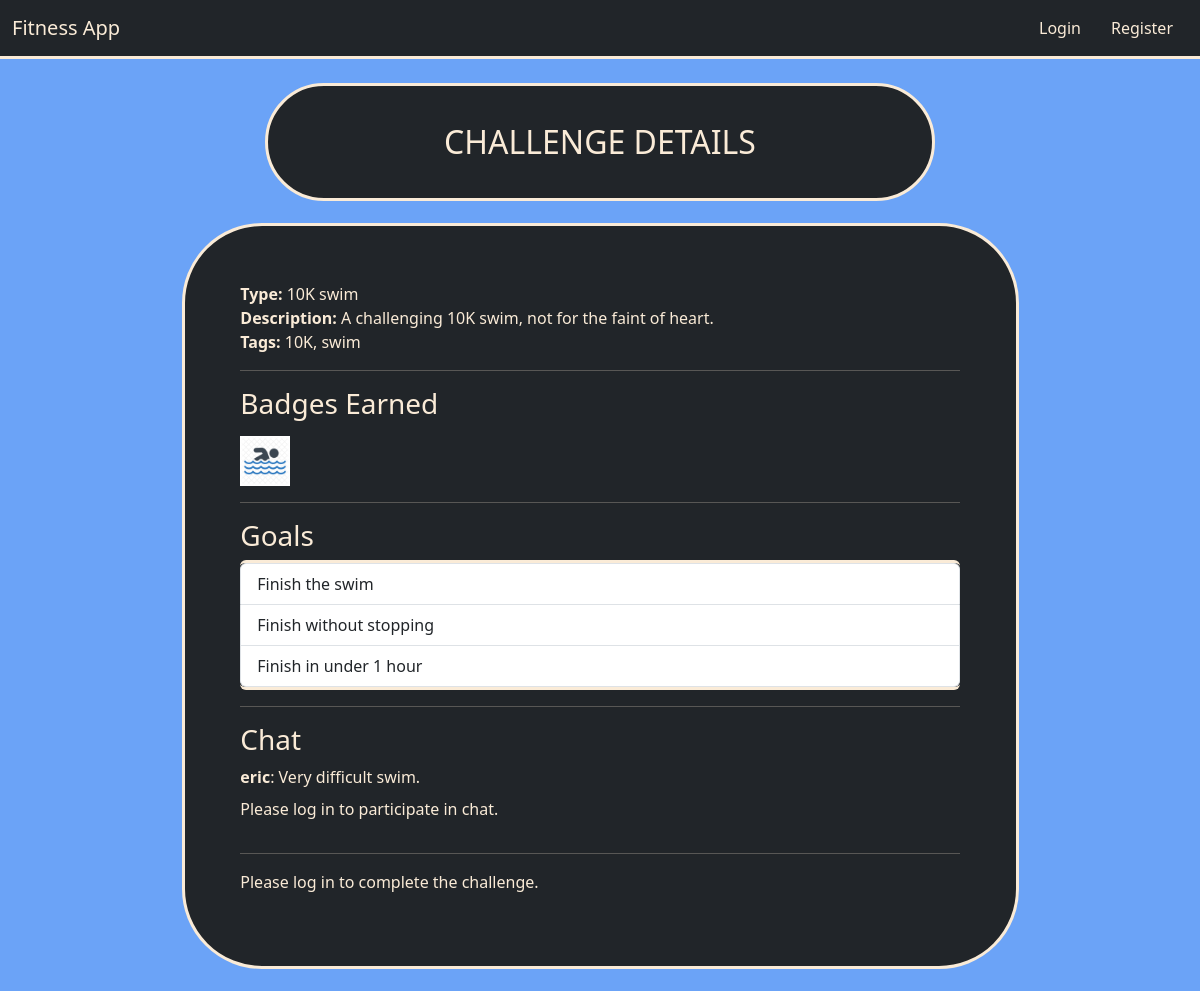
/2, run on the app's committed database.
### models.py (models this page shows)
class Challenge(db.Model):
    id = db.Column(db.Integer, primary_key=True)
    user_id = db.Column(db.Integer, db.ForeignKey('user.id'), nullable=True)
    challenge_type = db.Column(db.String(80), nullable=False)
    image = db.Column(db.String(200), nullable=True)
    description = db.Column(db.Text, nullable=False)
    tags = db.Column(db.String(200), nullable=True)
    created_at = db.Column(db.DateTime, default=func.now())
    goals = db.relationship('Goal', backref='challenge', lazy=True, cascade="all, delete-orphan")
    badges = db.relationship('ChallengeBadge', backref='challenge', lazy=True, cascade="all, delete-orphan")
    chat_messages = db.relationship('ChatMessage', backref='challenge', lazy=True, cascade="all, delete-orphan")
    statuses = db.relationship('UserChallengeStatus', backref='challenge', lazy=True, cascade="all, delete-orphan")
    completions = db.relationship('CompletedChallenge', backref='challenge', lazy=True, cascade="all, delete-orphan")
    favorites = db.relationship('Favorite', backref='challenge', lazy=True, cascade="all, delete-orphan")

class ChallengeBadge(db.Model):
    id = db.Column(db.Integer, primary_key=True)
    challenge_id = db.Column(db.Integer, db.ForeignKey('challenge.id'), nullable=False)
    badge = db.Column(db.String(80), nullable=False)

class Goal(db.Model):
    id = db.Column(db.Integer, primary_key=True)
    challenge_id = db.Column(db.Integer, db.ForeignKey('challenge.id'), nullable=False)
    goal_text = db.Column(db.Text, nullable=False)

class ChatMessage(db.Model):
    id = db.Column(db.Integer, primary_key=True)
    challenge_id = db.Column(db.Integer, db.ForeignKey('challenge.id'), nullable=False)
    user_id = db.Column(db.Integer, db.ForeignKey('user.id'), nullable=False)
    message = db.Column(db.Text, nullable=True)
    image = db.Column(db.String(200), nullable=True)
    timestamp = db.Column(db.DateTime, default=func.now())

class User(db.Model):
    id = db.Column(db.Integer, primary_key=True)
    username = db.Column(db.String(80), unique=True, nullable=False)
    email = db.Column(db.String(120), nullable=False)
    password = db.Column(db.String(128), nullable=False)
    challenges = db.relationship('Challenge', backref='creator', lazy=True)
    chat_messages = db.relationship('ChatMessage', backref='user', lazy=True)
    statuses = db.relationship('UserChallengeStatus', backref='user', lazy=True)
    completed_challenges = db.relationship('CompletedChallenge', backref='user', lazy=True)
    favorites = db.relationship('Favorite', backref='user', lazy=True)

### routes/challenge_routes.py (the view, shortened to what this page needs)
@challenge_bp.route('/<int:challenge_id>', methods=['GET'])
def challenge(challenge_id):
    challenge_obj = Challenge.query.get(challenge_id)
    if not challenge_obj:
        flash('Challenge not found.')
        return redirect(url_for('challenge_bp.index'))
    goals = Goal.query.filter_by(challenge_id=challenge_id).all()
    chat_messages = ChatMessage.query.filter_by(challenge_id=challenge_id).order_by(ChatMessage.timestamp.asc()).all()
    completed_goal_ids = []
    is_favorited = False  # Default value
    is_completed = False
    if session.get('user_id'):
        if CompletedChallenge.query.filter_by(user_id=session['user_id'], challenge_id=challenge_id).first():
            is_completed = True
    chat_form = ChatForm()
    return render_template('challenge.html',
                           challenge=challenge_obj,
                           goals=goals,
                           chat_messages=chat_messages,
                           completed_goal_ids=completed_goal_ids,
                           is_completed=is_completed,
                           is_favorited=is_favorited,
                           chat_form=chat_form)

### templates/challenge.html (shortened to what this page needs)
{% extends "layout.html" %}
{% block content %}
  <div class="container titles">
    <p class="headers">CHALLENGE DETAILS</p>
  </div>
  <div class="card content gap border-3">
    <div>
      <strong>Type:</strong> {{ challenge.challenge_type }}<br>
      <strong>Description:</strong> {{ challenge.description }}<br>
      <strong>Tags:</strong> {{ challenge.tags }}<br>
    </div>
    {% if challenge.badges|length > 0 %}
      <hr>
      <h3>Badges Earned</h3>
      <div>
        {% for badge in challenge.badges %}
          <img src="{{ url_for('static', filename='badges/' ~ badge.badge) }}" alt="{{ badge.badge }}" style="max-height:50px; margin-right:10px;">
        {% endfor %}
      </div>
    {% endif %}
    <hr>
    <h3>Goals</h3>
    <ul class="list-group">
      {% for goal in goals %}
        <li class="list-group-item">
          {{ goal.goal_text }}
        </li>
      {% endfor %}
    </ul>
    <hr>
    <h3>Chat</h3>
    <div>
      {% for msg in chat_messages %}
        <div class="mb-2">
          <strong>{{ msg.user.username }}</strong>: {{ msg.message }}
        </div>
      {% endfor %}
    </div>
    {% if session.get('user_id') %}
      <form method="post" action="{{ url_for('challenge_bp.chat', challenge_id=challenge.id) }}" enctype="multipart/form-data" class="mt-3">
        {{ chat_form.hidden_tag() }}
        <div class="mb-3">
          {{ chat_form.message.label(class="form-label") }}
          {{ chat_form.message(class="form-control") }}
          {% if chat_form.message.errors %}
            <div class="text-danger">
              {% for error in chat_form.message.errors %}
                <span>{{ error }}</span>
              {% endfor %}
            </div>
          {% endif %}
        </div>
        <div class="mb-3">
          {{ chat_form.chat_image.label(class="form-label") }}
          {{ chat_form.chat_image(class="form-control") }}
        </div>
        {{ chat_form.submit(class="btn btn-primary") }}
      </form>
    {% else %}
      <p>Please log in to participate in chat.</p>
    {% endif %}
    <hr>
    {% if session.get('user_id') %}
      {% if not is_completed %}
        <form method="post" action="{{ url_for('challenge_bp.complete_challenge', challenge_id=challenge.id) }}">
          <button type="submit" class="btn btn-success" id="complete-btn">
            Complete Challenge
          </button>
        </form>
        {% if goals|length != completed_goal_ids|length %}
          <p class="text-warning mt-2">You can only enter the Wall of Fame if you complete all goals. Are you ready?</p>
        {% endif %}
      {% else %}
        <p class="text-success">Challenge Completed!</p>
      {% endif %}
    {% else %}
      <p>Please log in to complete the challenge.</p>
    {% endif %}
  </div>
{% endblock %}

### static/css/main.css (style rules this page uses)
body { background-color:rgb(107, 163, 247); }
.titles { color: antiquewhite; margin: auto; width: 60%; background-color: #212529; border-style: solid; border-color: antiquewhite; border-radius: 5em; }
.titles .headers { padding: 5%; margin: auto; text-align: center; font-size: 2em; }
.content { color: antiquewhite; padding: 5%; margin: 2% auto; width: 75%; background-color: #212529; border-style: solid; border-color: antiquewhite; border-radius: 5em; }
img { background-color: white; margin-top: 1%; }

### data on the page
Challenge: challenge_type "10K swim", description "A challenging 10K swim, not for the faint of heart.", tags "10K, swim"
ChallengeBadge: badge (picture)
Goal: goal_text "Finish the swim"
Goal: goal_text "Finish without stopping"
Goal: goal_text "Finish in under 1 hour"
ChatMessage: user.username "eric", message "Very difficult swim."
